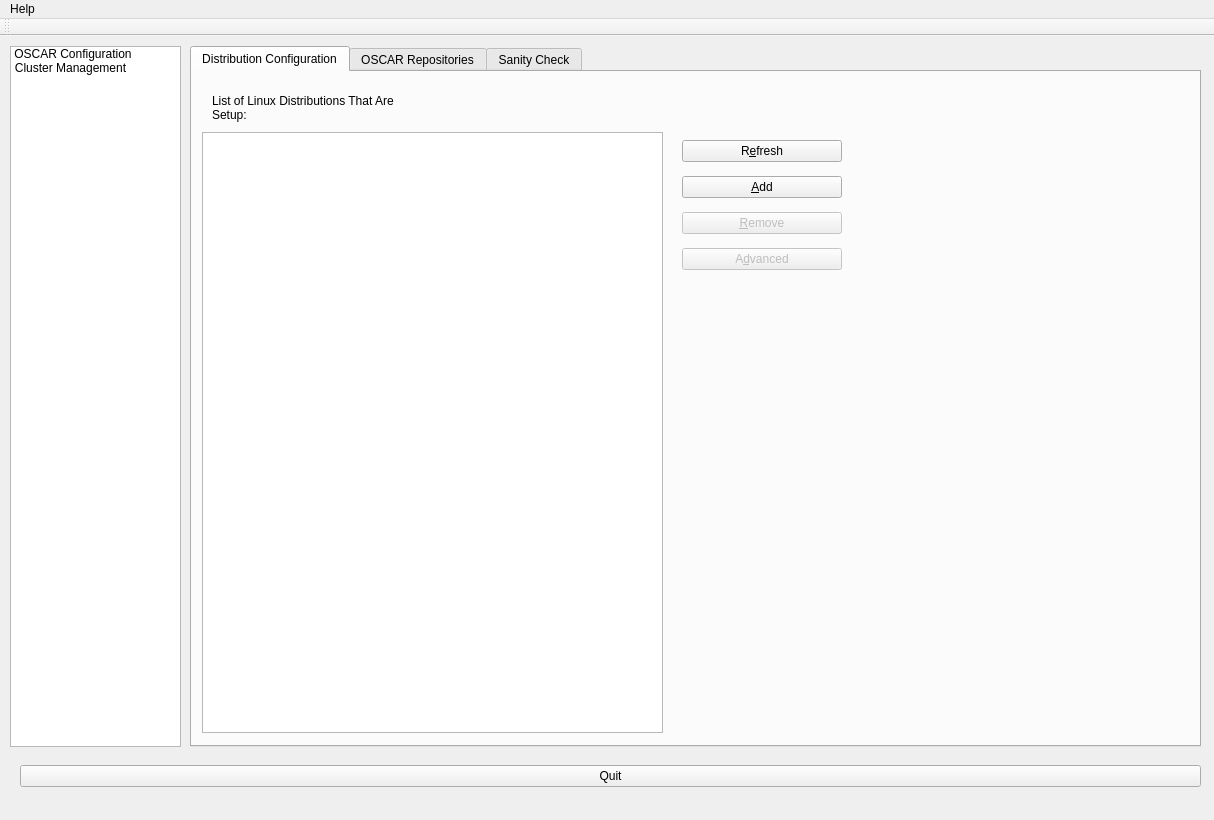
<ui version="4.0" >
 <class>MainWindow</class>
 <widget class="QMainWindow" name="MainWindow" >
  <property name="geometry" >
   <rect>
    <x>0</x>
    <y>0</y>
    <width>1214</width>
    <height>820</height>
   </rect>
  </property>
  <property name="windowTitle" >
   <string>OSCAR - Cluster Management Software</string>
  </property>
  <property name="windowIcon" >
   <iconset/>
  </property>
  <widget class="QWidget" name="centralwidget" >
   <widget class="QStackedWidget" name="stackedOptionsWidget" >
    <property name="geometry" >
     <rect>
      <x>190</x>
      <y>10</y>
      <width>1021</width>
      <height>701</height>
     </rect>
    </property>
    <property name="currentIndex" >
     <number>0</number>
    </property>
    <widget class="QWidget" name="page" >
     <widget class="QTabWidget" name="ConfigurationWidget" >
      <property name="geometry" >
       <rect>
        <x>0</x>
        <y>0</y>
        <width>1011</width>
        <height>701</height>
       </rect>
      </property>
      <property name="currentIndex" >
       <number>0</number>
      </property>
      <widget class="QWidget" name="tab" >
       <attribute name="title" >
        <string>Distribution Configuration</string>
       </attribute>
       <widget class="QWidget" name="verticalLayout_3" >
        <property name="geometry" >
         <rect>
          <x>490</x>
          <y>60</y>
          <width>160</width>
          <height>149</height>
         </rect>
        </property>
        <layout class="QVBoxLayout" >
         <property name="margin" >
          <number>0</number>
         </property>
         <property name="spacing" >
          <number>6</number>
         </property>
         <item>
          <widget class="QPushButton" name="refreshListSetupDistrosButton" >
           <property name="text" >
            <string>R&amp;efresh</string>
           </property>
          </widget>
         </item>
         <item>
          <widget class="QPushButton" name="addDistroButton" >
           <property name="enabled" >
            <bool>true</bool>
           </property>
           <property name="text" >
            <string>&amp;Add</string>
           </property>
          </widget>
         </item>
         <item>
          <widget class="QPushButton" name="removeDistroButton" >
           <property name="enabled" >
            <bool>false</bool>
           </property>
           <property name="text" >
            <string>&amp;Remove</string>
           </property>
          </widget>
         </item>
         <item>
          <widget class="QPushButton" name="advancedDistroButton" >
           <property name="enabled" >
            <bool>false</bool>
           </property>
           <property name="text" >
            <string>A&amp;dvanced</string>
           </property>
          </widget>
         </item>
        </layout>
       </widget>
       <widget class="QLabel" name="label_5" >
        <property name="geometry" >
         <rect>
          <x>20</x>
          <y>10</y>
          <width>191</width>
          <height>51</height>
         </rect>
        </property>
        <property name="text" >
         <string>List of Linux Distributions That Are Setup:</string>
        </property>
        <property name="wordWrap" >
         <bool>true</bool>
        </property>
       </widget>
       <widget class="QListWidget" name="listSetupDistrosWidget" >
        <property name="geometry" >
         <rect>
          <x>10</x>
          <y>60</y>
          <width>461</width>
          <height>601</height>
         </rect>
        </property>
       </widget>
      </widget>
      <widget class="QWidget" name="tab_2" >
       <attribute name="title" >
        <string>OSCAR Repositories</string>
       </attribute>
       <widget class="QWidget" name="verticalLayout_2" >
        <property name="geometry" >
         <rect>
          <x>10</x>
          <y>50</y>
          <width>190</width>
          <height>211</height>
         </rect>
        </property>
        <layout class="QVBoxLayout" >
         <property name="margin" >
          <number>0</number>
         </property>
         <property name="spacing" >
          <number>6</number>
         </property>
         <item>
          <widget class="QPushButton" name="AddOSCARRepoButton" >
           <property name="text" >
            <string>Add OSCAR Repository</string>
           </property>
          </widget>
         </item>
         <item>
          <widget class="QPushButton" name="pushButton_3" >
           <property name="enabled" >
            <bool>false</bool>
           </property>
           <property name="text" >
            <string>Save Repository Data</string>
           </property>
          </widget>
         </item>
         <item>
          <widget class="QPushButton" name="mirrorButton" >
           <property name="enabled" >
            <bool>false</bool>
           </property>
           <property name="text" >
            <string>Mirror Repository</string>
           </property>
          </widget>
         </item>
         <item>
          <widget class="QPushButton" name="deleteButton" >
           <property name="enabled" >
            <bool>false</bool>
           </property>
           <property name="text" >
            <string>Delete Repository</string>
           </property>
          </widget>
         </item>
         <item>
          <widget class="QPushButton" name="refreshListOPKGsButton" >
           <property name="text" >
            <string>Refresh List OPKGs</string>
           </property>
          </widget>
         </item>
        </layout>
       </widget>
       <widget class="QWidget" name="horizontalLayout_2" >
        <property name="geometry" >
         <rect>
          <x>210</x>
          <y>50</y>
          <width>791</width>
          <height>601</height>
         </rect>
        </property>
        <layout class="QHBoxLayout" >
         <property name="margin" >
          <number>0</number>
         </property>
         <property name="spacing" >
          <number>6</number>
         </property>
         <item>
          <widget class="QListWidget" name="listReposWidget" />
         </item>
         <item>
          <widget class="QListWidget" name="listOPKGsWidget" />
         </item>
        </layout>
       </widget>
       <widget class="QLabel" name="label_2" >
        <property name="geometry" >
         <rect>
          <x>620</x>
          <y>30</y>
          <width>381</width>
          <height>20</height>
         </rect>
        </property>
        <property name="text" >
         <string>Available OSCAR Packages in Selected Repositories</string>
        </property>
       </widget>
       <widget class="QLabel" name="label" >
        <property name="geometry" >
         <rect>
          <x>220</x>
          <y>30</y>
          <width>361</width>
          <height>20</height>
         </rect>
        </property>
        <property name="text" >
         <string>Available OSCAR Repositories</string>
        </property>
       </widget>
      </widget>
      <widget class="QWidget" name="tab_3" >
       <attribute name="title" >
        <string>Sanity Check</string>
       </attribute>
       <widget class="QWidget" name="verticalLayout_4" >
        <property name="geometry" >
         <rect>
          <x>10</x>
          <y>20</y>
          <width>221</width>
          <height>71</height>
         </rect>
        </property>
        <layout class="QVBoxLayout" >
         <property name="margin" >
          <number>0</number>
         </property>
         <property name="spacing" >
          <number>6</number>
         </property>
         <item>
          <widget class="QPushButton" name="systemSanityCheckButton" >
           <property name="text" >
            <string>System Sanity Check</string>
           </property>
          </widget>
         </item>
         <item>
          <widget class="QPushButton" name="oscarSanityCheckButton" >
           <property name="text" >
            <string>OSCAR Sanity Check</string>
           </property>
          </widget>
         </item>
        </layout>
       </widget>
       <widget class="QPushButton" name="saveSanityCheckLogsButton" >
        <property name="enabled" >
         <bool>false</bool>
        </property>
        <property name="geometry" >
         <rect>
          <x>11</x>
          <y>630</y>
          <width>219</width>
          <height>30</height>
         </rect>
        </property>
        <property name="text" >
         <string>Save Logs...</string>
        </property>
       </widget>
       <widget class="QTextBrowser" name="sanityCheckTextWidget" >
        <property name="geometry" >
         <rect>
          <x>235</x>
          <y>11</y>
          <width>761</width>
          <height>651</height>
         </rect>
        </property>
       </widget>
      </widget>
     </widget>
    </widget>
    <widget class="QWidget" name="page_3" >
     <widget class="QTabWidget" name="networkConfigurationTabWidget" >
      <property name="enabled" >
       <bool>true</bool>
      </property>
      <property name="geometry" >
       <rect>
        <x>0</x>
        <y>0</y>
        <width>1021</width>
        <height>701</height>
       </rect>
      </property>
      <property name="currentIndex" >
       <number>0</number>
      </property>
      <widget class="QWidget" name="tab_4" >
       <attribute name="title" >
        <string>Page</string>
       </attribute>
      </widget>
     </widget>
    </widget>
   </widget>
   <widget class="QWidget" name="verticalLayout" >
    <property name="geometry" >
     <rect>
      <x>20</x>
      <y>720</y>
      <width>1181</width>
      <height>41</height>
     </rect>
    </property>
    <layout class="QVBoxLayout" >
     <property name="margin" >
      <number>0</number>
     </property>
     <property name="spacing" >
      <number>6</number>
     </property>
     <item>
      <widget class="QPushButton" name="QuitButton" >
       <property name="text" >
        <string>Quit</string>
       </property>
      </widget>
     </item>
    </layout>
   </widget>
   <widget class="QListWidget" name="listOscarOptionsWidget" >
    <property name="geometry" >
     <rect>
      <x>10</x>
      <y>10</y>
      <width>171</width>
      <height>701</height>
     </rect>
    </property>
    <property name="lineWidth" >
     <number>3</number>
    </property>
    <property name="iconSize" >
     <size>
      <width>32</width>
      <height>32</height>
     </size>
    </property>
    <property name="spacing" >
     <number>10</number>
    </property>
    <property name="viewMode" >
     <enum>QListView::IconMode</enum>
    </property>
    <item>
     <property name="text" >
      <string>OSCAR Configuration</string>
     </property>
     <property name="icon" >
      <iconset resource="../xoscar_resource.qrc" >:/new/prefix1/icons/configure.png</iconset>
     </property>
    </item>
    <item>
     <property name="text" >
      <string>Cluster Management</string>
     </property>
     <property name="icon" >
      <iconset resource="../xoscar_resource.qrc" >:/new/prefix1/icons/kcontrol.png</iconset>
     </property>
    </item>
   </widget>
  </widget>
  <widget class="QMenuBar" name="menubar" >
   <property name="geometry" >
    <rect>
     <x>0</x>
     <y>0</y>
     <width>1214</width>
     <height>29</height>
    </rect>
   </property>
   <widget class="QMenu" name="menuAbout" >
    <property name="title" >
     <string>Help</string>
    </property>
    <addaction name="actionOSCAR_Related_Projects" />
    <addaction name="actionAbout_OSCAR" />
    <addaction name="actionAboutXOSCAR" />
   </widget>
   <addaction name="menuAbout" />
  </widget>
  <widget class="QToolBar" name="toolBar" >
   <property name="windowTitle" >
    <string>toolBar</string>
   </property>
   <property name="orientation" >
    <enum>Qt::Horizontal</enum>
   </property>
   <attribute name="toolBarArea" >
    <number>4</number>
   </attribute>
  </widget>
  <action name="actionAboutXOSCAR" >
   <property name="text" >
    <string>About xOSCAR</string>
   </property>
  </action>
  <action name="actionAbout_OSCAR" >
   <property name="text" >
    <string>About OSCAR</string>
   </property>
  </action>
  <action name="actionOSCAR_Related_Projects" >
   <property name="text" >
    <string>OSCAR Related Projects</string>
   </property>
  </action>
 </widget>
 <resources>
  <include location="../xoscar_resource.qrc" />
 </resources>
 <connections>
  <connection>
   <sender>QuitButton</sender>
   <signal>clicked()</signal>
   <receiver>MainWindow</receiver>
   <slot>close()</slot>
   <hints>
    <hint type="sourcelabel" >
     <x>715</x>
     <y>770</y>
    </hint>
    <hint type="destinationlabel" >
     <x>715</x>
     <y>409</y>
    </hint>
   </hints>
  </connection>
 </connections>
</ui>
